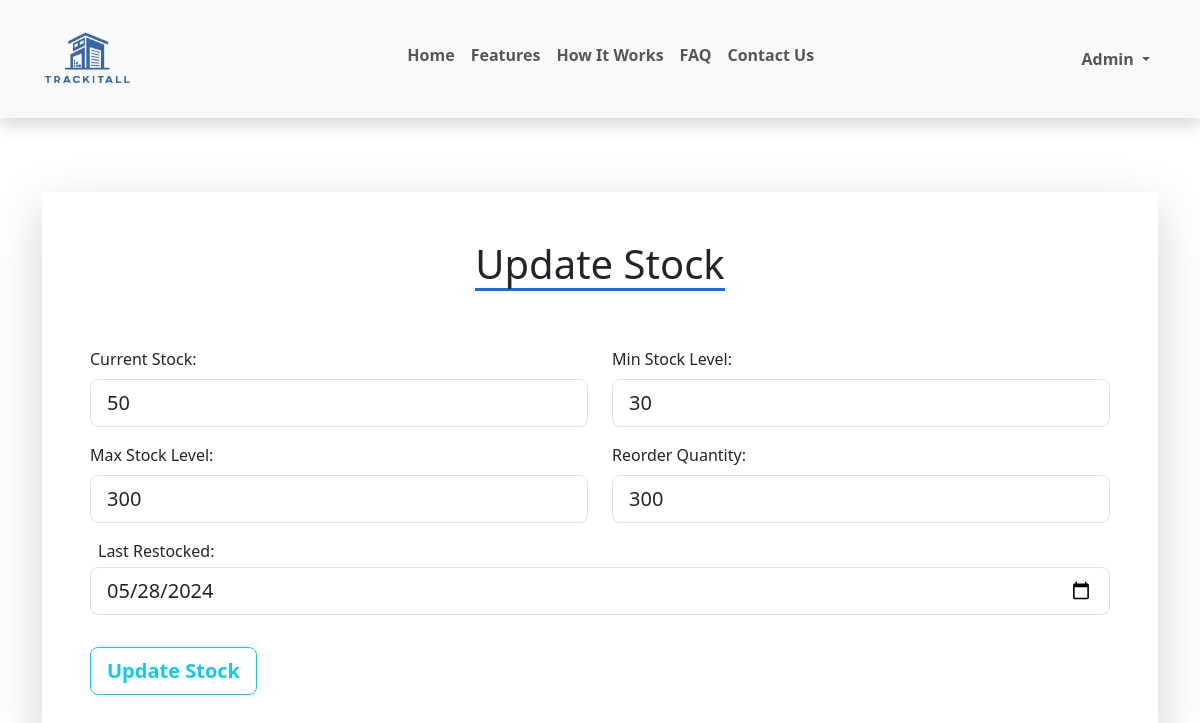
The page /edit-stock/5/ (signed in) on the database its author committed.
### App/models.py (models this page shows, shortened)
class Stock(models.Model):
    product = models.CharField(max_length=400, verbose_name=_("Product"))
    current_stock = models.IntegerField(verbose_name=_("Current Stock"))
    min_stock_level = models.IntegerField(verbose_name=_("Minimum Stock Level"))
    max_stock_level = models.IntegerField(verbose_name=_("Maximum Stock Level"))
    reorder_quantity = models.IntegerField(verbose_name=_("Reorder Quantity"))
    last_restocked = models.DateField(verbose_name=_("Last Restocked"))
    user = models.ForeignKey(User, on_delete=models.CASCADE, verbose_name=_("User"))
    class Meta:
        verbose_name_plural = _("Stocks")
    def formatted_date(self):
        return self.last_restocked.strftime("%Y-%m-%d") if self.last_restocked else ''

### App/views.py (the view)
    def _wrapped_view(request, *args, **kwargs):
        expired_session_message = 'The session has expired. Please login again to continue.'
        if expired_session_message in [msg.message for msg in messages.get_messages(request)]:
            messages.info(request, expired_session_message)
            return redirect("login")
        if not request.user.is_authenticated:
            messages.error(request, "You need to login first!")
            return redirect("login")
        return view_func(request, *args, **kwargs)

### App/views.py (called while the page is built, shortened)
def redirect_if_not_authenticated(view_func):
    def _wrapped_view(request, *args, **kwargs):
        expired_session_message = 'The session has expired. Please login again to continue.'
        if expired_session_message in [msg.message for msg in messages.get_messages(request)]:
            messages.info(request, expired_session_message)
            return redirect("login")
        if not request.user.is_authenticated:
            messages.error(request, "You need to login first!")
            return redirect("login")
        return view_func(request, *args, **kwargs)
    return _wrapped_view

@redirect_if_not_authenticated
def edit_stock(request, stock_id):
    stock = get_object_or_404(Stock, id=stock_id)
    products = Product.objects.all()
    context = {
        "stock": stock,
        "products": products,
    }
    return render(request, "stock/edit_stock.html", context)

### App/templates/stock/edit_stock.html (shortened to what this page needs)
{% extends "base.html" %}
{% block content %}
    {% include 'nav.html' %}
    <div class="container">
        <div class="shadow-lg p-5 edit-stock-container">
            <div class="text-center">
                <h1 class="d-inline-block border-bottom border-3 border-primary">Update Stock</h1>
            </div>
            <form action="{% url 'edit_stock' stock.id %}" method="POST">
                <div class="row mt-5">
                    <div class="col-lg-6">
                        <div class="mb-3">
                            <label for="" class="form-label">Current Stock:</label>
                            <input name="current_stock" type="number" class="form-control form-control-lg" placeholder="Current Stock..."
                            value="{{stock.current_stock}}">
                        </div>
                    </div>
                    <div class="col-lg-6">
                        <div class="mb-3">
                            <label for="" class="form-label">Min Stock Level:</label>
                            <input name="min_stock_level" type="number" class="form-control form-control-lg" placeholder="Min Stock Level..."
                            value="{{ stock.min_stock_level }}">
                        </div>
                    </div>
                </div>
                <div class="row">
                    <div class="col-lg-6">
                        <div class="mb-3">
                            <label for="" class="form-label">Max Stock Level:</label>
                            <input name="max_stock_level" type="number" class="form-control form-control-lg" placeholder="Max Stock Level..."
                            value="{{ stock.max_stock_level }}">
                        </div>
                    </div>
                    <div class="col-lg-6">
                        <div class="mb-3">
                            <label for="" class="form-label">Reorder Quantity:</label>
                            <input name="reorder_quantity" type="number" class="form-control form-control-lg" placeholder="Reorder Quantity..."
                            value="{{ stock.reorder_quantity }}">
                        </div>
                    </div>
                </div>
                <div class="mb-3">
                    <label for="" class="mb-1 ms-2">Last Restocked:</label>
                    <input name="last_restocked" type="date" class="form-control form-control-lg"
                    value="{{ stock.formatted_date }}">
                </div>
                <div>
                    <button type="submit" class="btn btn-outline-info btn-lg fw-bolder mt-3 update-stock-btn">Update Stock</button>
                </div>
            </form>
        </div>
    </div>
{% endblock content %}

### App/templates/nav.html (shortened to what this page needs)
{% load static %}
<nav class="navbar navbar-expand-lg navbar-light bg-light shadow fixed-top p-3" id="nav-scroll">
  <div class="container">
      <a href="{% url 'home' %}" class="navbar-brand fw-bolder">
        <img src="{% static 'img/trackitall.png' %}" alt="" class="img-fluid logo">
      </a>
    <div class="collapse navbar-collapse pt-3 pt-lg-0 fw-bold" id="navbar">
      <ul class="navbar-nav me-auto mb-2 mb-lg-0 mx-auto">
        <li class="nav-item">
          <a class="nav-link link d-inline-block
          {% if request.path == '/' %} active {% endif %}"
          href="/#home">Home</a>
        </li>
        <li class="nav-item">
          <a class="nav-link link d-inline-block" href="/#features">Features</a>
        </li>
        <li class="nav-item">
          <a class="nav-link link d-inline-block" href="/#how-it-works">How It Works</a>
        </li>
        <li class="nav-item">
          <a class="nav-link link d-inline-block" href="/#faq">FAQ</a>
        </li>
        <li class="nav-item">
          <a class="nav-link link d-inline-block" href="/#contact">Contact Us</a>
        </li>
      </ul>
      <ul class="navbar-nav mb-2 mb-lg-0">
        {% if request.user.is_authenticated %}
            <li class="nav-item dropdown">
              <a href="#" class="nav-link dropdown-toggle
              "
              href="#" role="button" aria-expanded="false">
                {{ request.user | title }}
              </a>
            </li>
        {% endif %}
      </ul>
    </div>
  </div>
</nav>

### App/static/css/styles.css (style rules this page uses)
.link { position: relative; overflow: hidden; }
.link::after { content: ""; display: block; height: 3px; width: 100%; background-color: #007bff; transform: scale(0); transform-origin: left; transition: transform 0.5s ease; }
.logo { width: 90px; }
.edit-stock-container { margin-top: 12em !important; }

### rows shown on the page
Stock: current_stock "50", min_stock_level "30", max_stock_level "300", reorder_quantity "300", last_restocked "05/28/2024"

### other values the page prints
{{ request.user | title }} "Admin"
